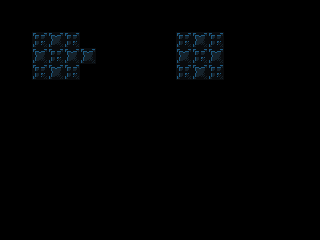

A 2D game scene composited from a Tiled map and its tileset images. What follows is a short description and the map's XML, with every tile layer's data as written:
An orthogonal 20x15 tile map with 16x16 px tiles, 1 tile layer (background) and 32 objects (25x tile, 2x portal, scene_switching_tile, triggerable, actor, ...).

<map version="1.4" tiledversion="1.4.3" orientation="orthogonal" renderorder="right-down" width="20" height="15" tilewidth="16" tileheight="16" infinite="0" nextlayerid="6" nextobjectid="209">
 <properties>
  <property name="display_name" value="sneaky bastard dlfjg" />
  <property name="next_level" value="./data/levels/tmx/L43-Portals3.tmx" />
  <property name="player_bomb_count" value="0" />
 </properties>
 <tileset firstgid="1" name="newtiledsheet" tilewidth="16" tileheight="16" tilecount="180" columns="9">
  <image source="../../newtiledsheet.png" width="144" height="320" />
 </tileset>
 <layer id="1" name="background" width="20" height="15">
  <data encoding="csv">
27,27,27,27,27,27,27,27,27,27,27,22,22,22,36,36,36,36,36,36,
27,27,27,27,27,27,27,27,27,27,27,27,27,36,36,36,36,36,36,36,
27,27,19,20,19,27,27,27,27,27,27,19,20,19,36,36,36,36,36,36,
27,27,20,19,20,20,27,27,27,27,27,20,19,20,36,36,36,36,36,36,
27,27,19,20,19,27,27,27,27,27,27,19,20,19,36,36,36,36,36,36,
27,27,27,27,27,27,27,27,27,27,27,27,22,22,36,36,36,36,36,36,
27,27,27,27,27,27,27,27,27,27,27,27,22,22,36,36,36,36,36,36,
22,22,27,22,22,27,27,27,27,27,27,22,22,22,36,36,36,36,36,36,
22,22,22,22,22,22,22,27,27,22,22,22,22,22,36,36,36,36,36,36,
36,36,22,22,22,36,36,22,22,22,22,22,22,22,36,36,36,36,36,36,
36,36,36,36,36,36,36,36,36,36,36,36,36,36,36,36,36,36,36,36,
36,36,36,36,36,36,36,36,36,36,36,36,36,36,36,36,36,36,36,36,
36,36,36,36,36,36,36,36,36,36,36,36,36,36,36,36,36,36,36,36,
36,36,36,36,36,36,36,36,36,36,36,36,36,36,36,36,36,36,36,36,
36,36,36,36,36,36,36,36,36,36,36,36,36,36,36,36,36,36,36,36
</data>
 </layer>
 <objectgroup id="4" name="objects">
  <object id="176" type="scene_switching_tile" gid="32" x="96" y="64" width="16" height="16">
   <properties>
    <property name="scene" value="./data/levels/tmx/L43-Portals3.tmx" />
   </properties>
  </object>
  <object id="177" type="triggerable" gid="17" x="80" y="64" width="16" height="16">
   <properties>
    <property name="triggered_id" type="int" value="1" />
   </properties>
  </object>
  <object id="178" type="actor" gid="46" x="32" y="64" width="16" height="16" />
  <object id="180" type="pressure_plate" gid="54" x="208" y="80" width="16" height="16">
   <properties>
    <property name="triggers" type="int" value="1" />
   </properties>
  </object>
  <object id="181" type="portal" gid="62" x="192" y="64" width="16" height="16">
   <properties>
    <property name="portal_id" type="int" value="2" />
    <property name="travels_to_portal_id" type="int" value="1" />
   </properties>
  </object>
  <object id="182" type="portal" gid="62" x="48" y="64" width="16" height="16">
   <properties>
    <property name="portal_id" type="int" value="1" />
    <property name="travels_to_portal_id" type="int" value="2" />
   </properties>
  </object>
  <object id="183" type="tile" gid="1" x="32" y="32" width="16" height="16" />
  <object id="185" type="tile" gid="1" x="48" y="32" width="16" height="16" />
  <object id="186" type="tile" gid="1" x="64" y="32" width="16" height="16" />
  <object id="187" type="tile" gid="1" x="176" y="32" width="16" height="16" />
  <object id="188" type="tile" gid="1" x="192" y="32" width="16" height="16" />
  <object id="189" type="tile" gid="1" x="208" y="32" width="16" height="16" />
  <object id="190" type="tile" gid="1" x="80" y="48" width="16" height="16" />
  <object id="191" type="tile" gid="1" x="96" y="48" width="16" height="16" />
  <object id="192" type="tile" gid="10" x="32" y="96" width="16" height="16" />
  <object id="193" type="tile" gid="10" x="48" y="96" width="16" height="16" />
  <object id="194" type="tile" gid="10" x="64" y="96" width="16" height="16" />
  <object id="195" type="tile" gid="10" x="80" y="80" width="16" height="16" />
  <object id="196" type="tile" gid="10" x="96" y="80" width="16" height="16" />
  <object id="197" type="tile" gid="10" x="176" y="96" width="16" height="16" />
  <object id="198" type="tile" gid="10" x="208" y="96" width="16" height="16" />
  <object id="199" type="tile" gid="10" x="192" y="96" width="16" height="16" />
  <object id="200" type="tile" gid="2" x="224" y="48" width="16" height="16" />
  <object id="201" type="tile" gid="2" x="224" y="64" width="16" height="16" />
  <object id="202" type="tile" gid="2" x="224" y="80" width="16" height="16" />
  <object id="203" type="tile" gid="11" x="160" y="48" width="16" height="16" />
  <object id="204" type="tile" gid="11" x="160" y="64" width="16" height="16" />
  <object id="205" type="tile" gid="11" x="160" y="80" width="16" height="16" />
  <object id="206" type="tile" gid="11" x="16" y="48" width="16" height="16" />
  <object id="207" type="tile" gid="11" x="16" y="64" width="16" height="16" />
  <object id="208" type="tile" gid="11" x="16" y="80" width="16" height="16" />
  <object id="179" type="moveable_tile" gid="45" x="208" y="64" width="16" height="16" />
 </objectgroup>
</map>
